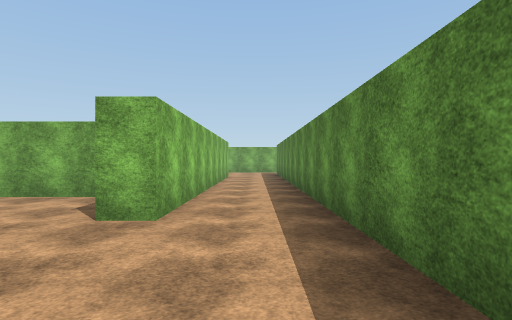
view 1 (above)

24 first-person views from a walk through a 3-D level made in the Unity game engine. The camera is 1.5 m above the floor, looks level and sees 80° across. The floor is counted in squares, 2 m on a side. Each view is taken from the middle of a square. On the plan, view 1 faces up. The plan holds only what a view shows up to about 10 squares ahead; the rest is blank. The place goes on beyond the plan. The player is left out. Surface patterns are stand-ins for the level's own textures.

view 2
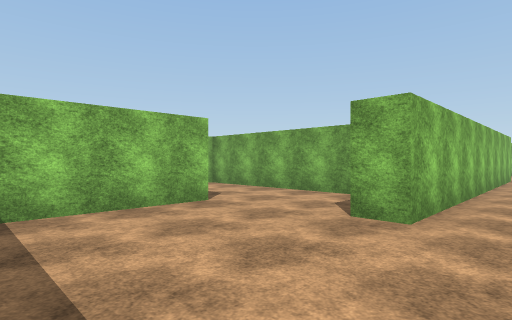

view 3
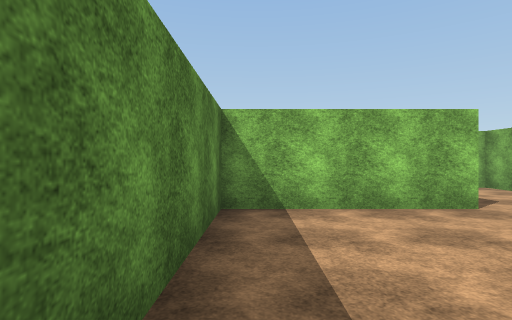

view 4
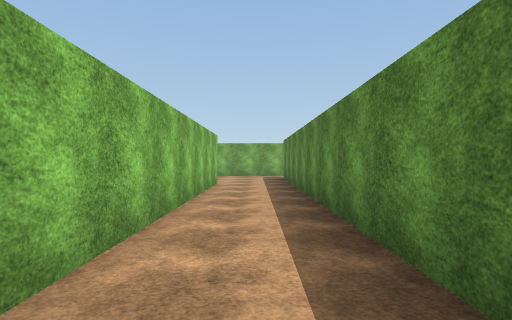

view 5
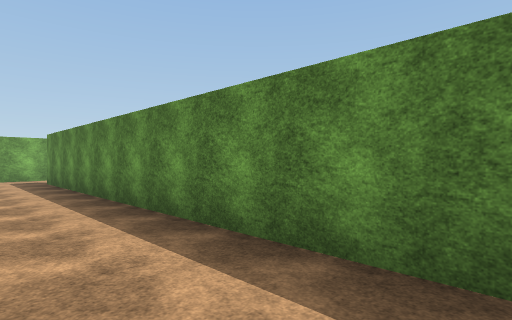

view 6
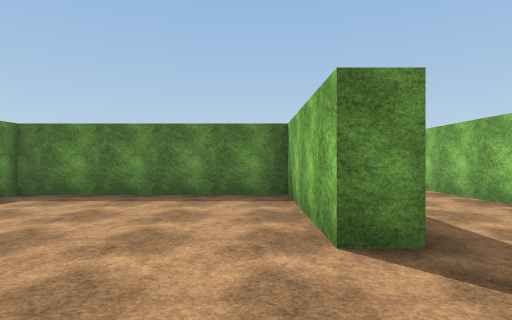

view 7
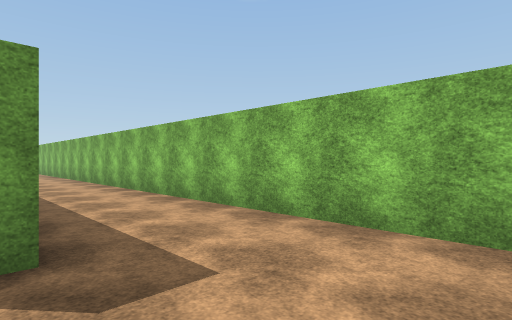

view 8
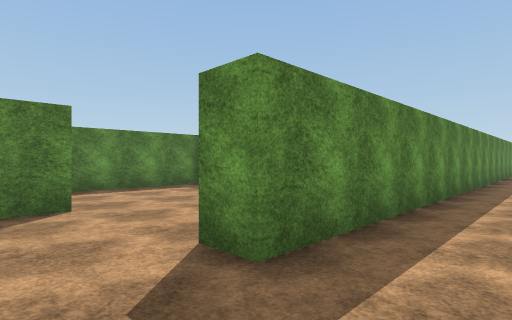

view 9
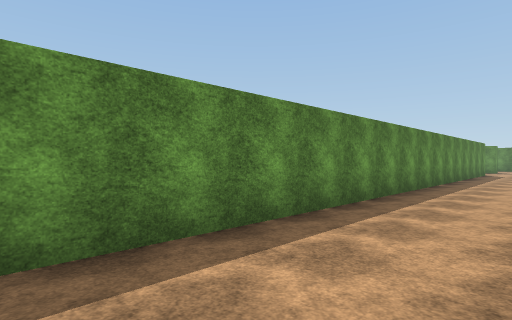

view 10
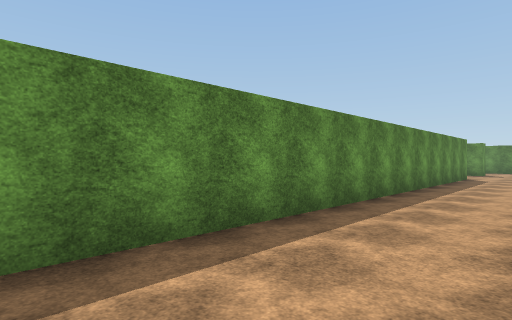

view 11
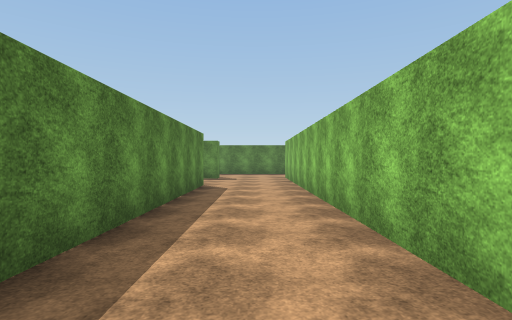

view 12
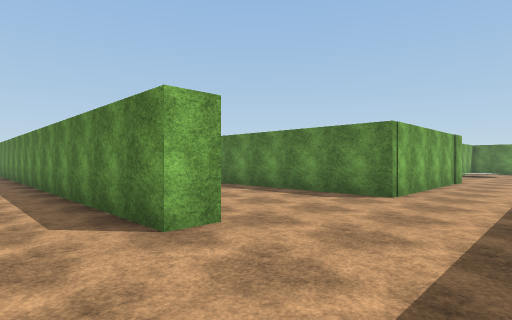

view 13
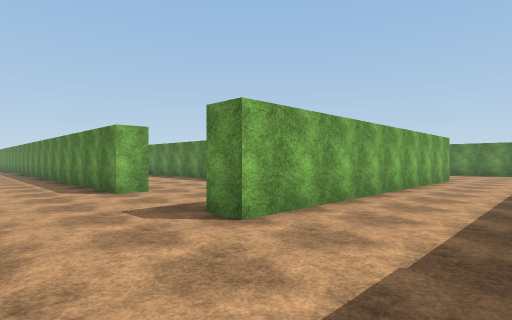

view 14
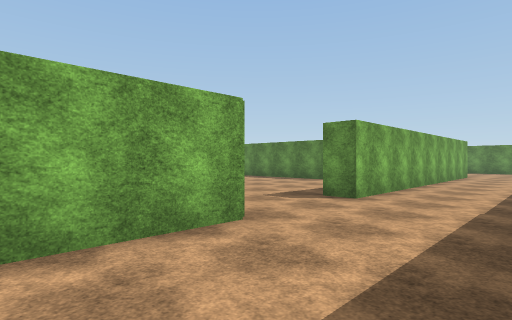

view 15
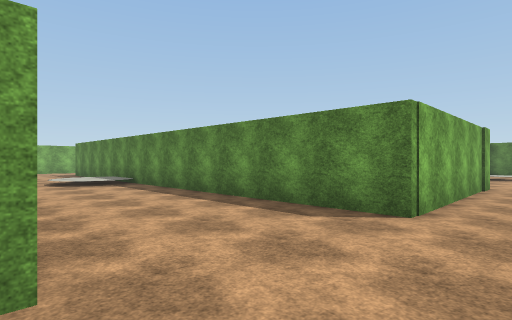

view 16
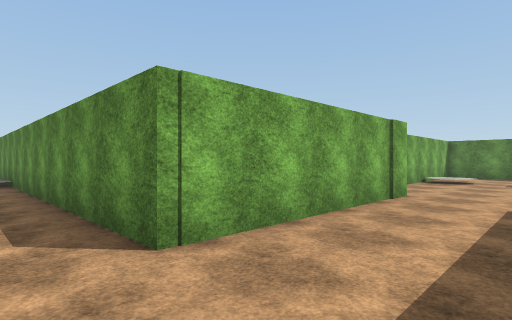

view 17
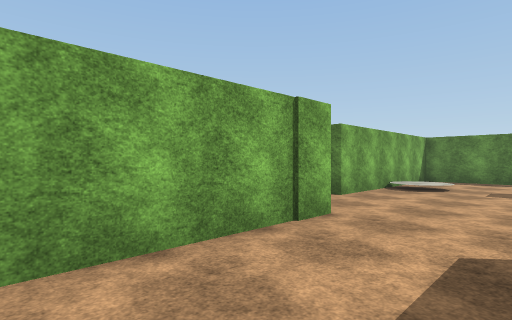

view 18
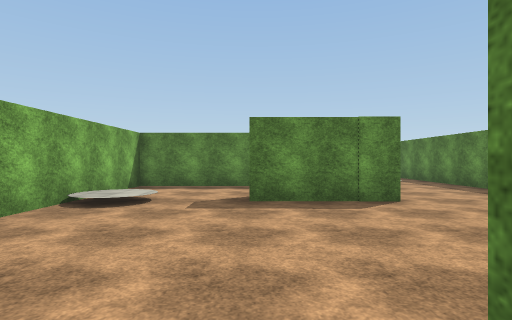

view 19
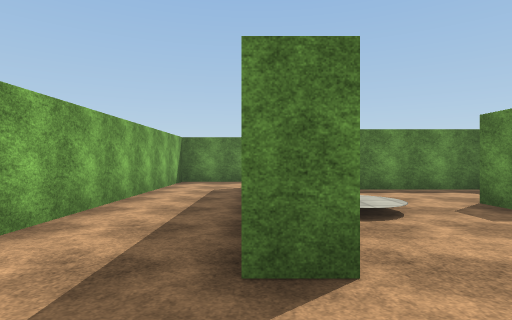

view 20
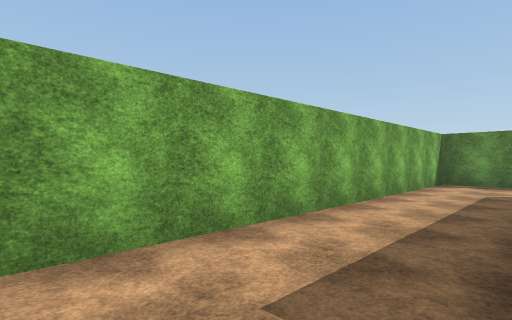

view 21
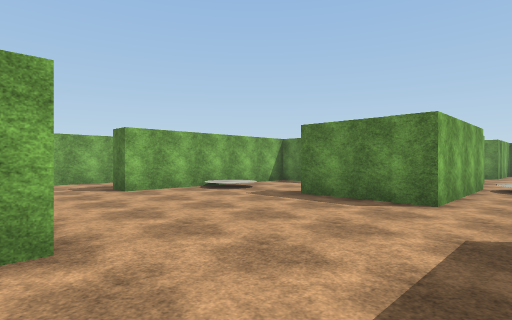

view 22
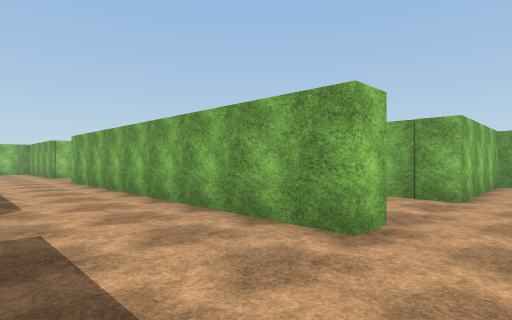

view 23
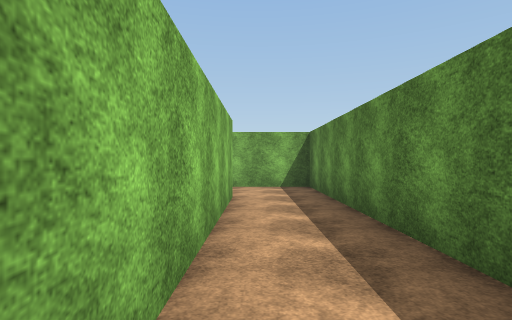

view 24
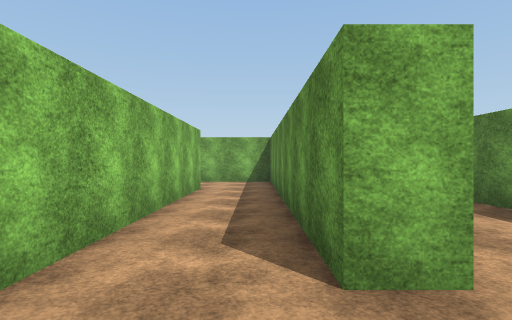

### Floor plan
Key: @ floor where view 1 was taken; # wall or solid block; . main floor; : floor 0.25 m higher than the main floor; / step, stairs or slope.
Columns run from 11 left of view 1 to 19 right of it. Each row starts with its distance up from view 1.
 13          #..#
 12          #..#
 11          #..#
 10          #..#
  9          #..#
  8          #..#
  7   ########..#
  6   #......#..#
  5   #......#..#
  4   #......#..#
  3   #...#.....#
  2   #...#.....#
  1   #...#.....#
  0   #...#....@#
 -1   #...#######
 -2   #...#
 -3   #...#
 -4   #...#
 -5   #...#
 -6    ...#
 -7    ...#
 -8    ...#
 -9    ...#    #
-10    ...# /::#
-11    ...# /::#
-12   #...# ...#
-13   #...#....#
-14   #...#....#
-15   #...#....#   #############
-16   #...#....#   #...........#
-17   #...#....#   #...........#
-18   #...#....#   #..#######..#
-19   #...#....#####....//..#..#
-20   #.................//..#..#  #
-21    .....................#..# .#
-22    ..................#..#..# .
-23 ###...##########.....#..#..#..
-24 .....................####..#.
-25  .......................//...
-26 . .......   .... ......./ .

Where each view was taken, in squares from view 1:
view 1: 0 up, 0 right, facing up
view 2: 0 up, 0 right, facing up-left
view 3: 0 up, 0 right, facing left
view 4: 4 up, 0 right, facing up
view 5: 5 up, 1 left, facing up-right
view 6: 6 up, 4 left, facing down
view 7: 6 up, 5 left, facing down-left
view 8: 5 up, 7 left, facing down-right
view 9: 1 down, 8 left, facing down-right
view 10: 5 down, 8 left, facing down-right
view 11: 10 down, 7 left, facing down
view 12: 22 down, 7 left, facing up-right
view 13: 26 down, 8 left, facing up-right
view 14: 26 down, 11 left, facing up-right
view 15: 21 down, 5 left, facing up-right
view 16: 22 down, 2 left, facing up-right
view 17: 22 down, 1 right, facing up-right
view 18: 22 down, 4 right, facing right
view 19: 18 down, 5 right, facing right
view 20: 18 down, 5 right, facing up-right
view 21: 26 down, 4 right, facing up-right
view 22: 26 down, 6 right, facing up-left
view 23: 24 down, 14 right, facing up
view 24: 26 down, 15 right, facing up
